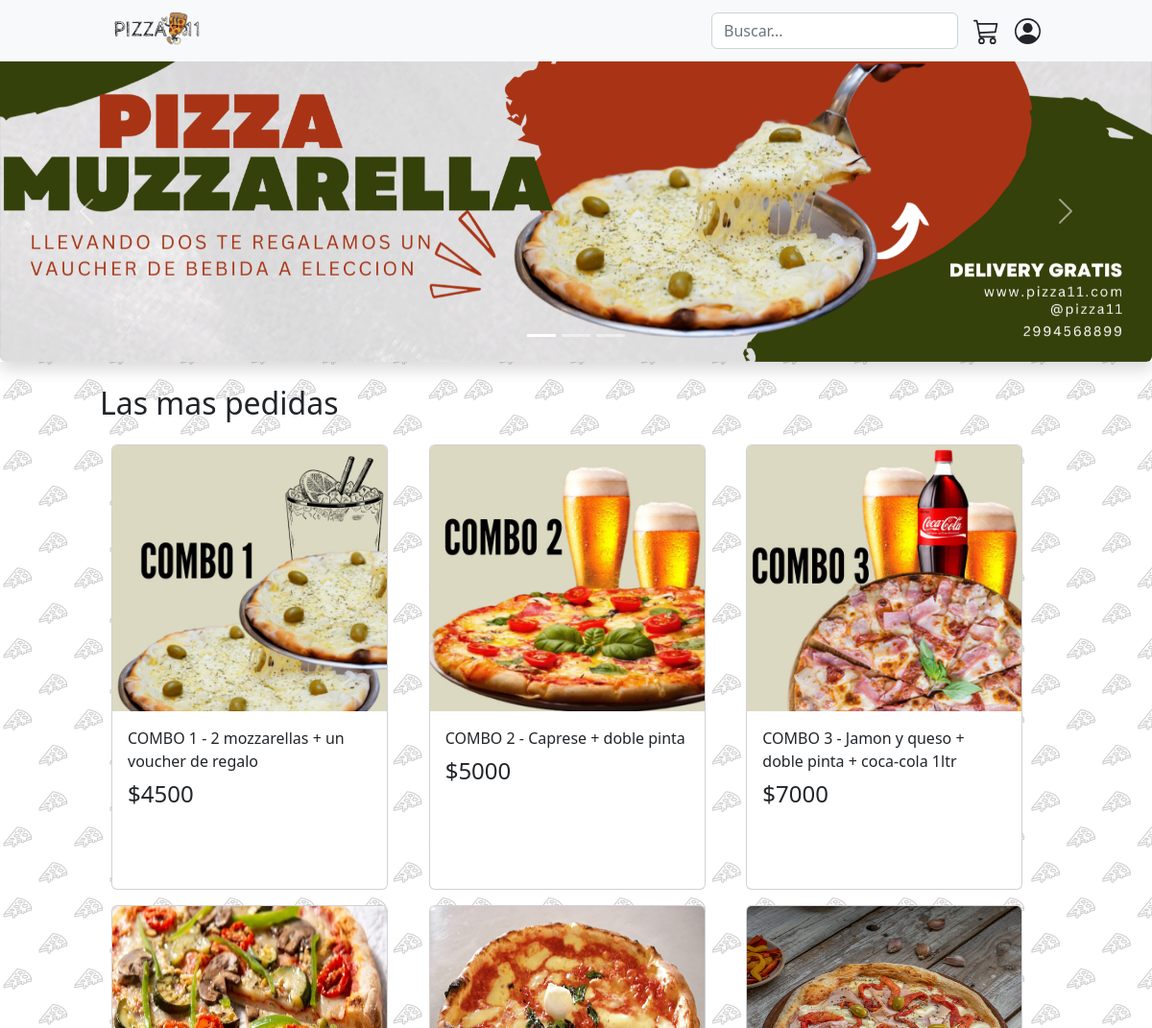
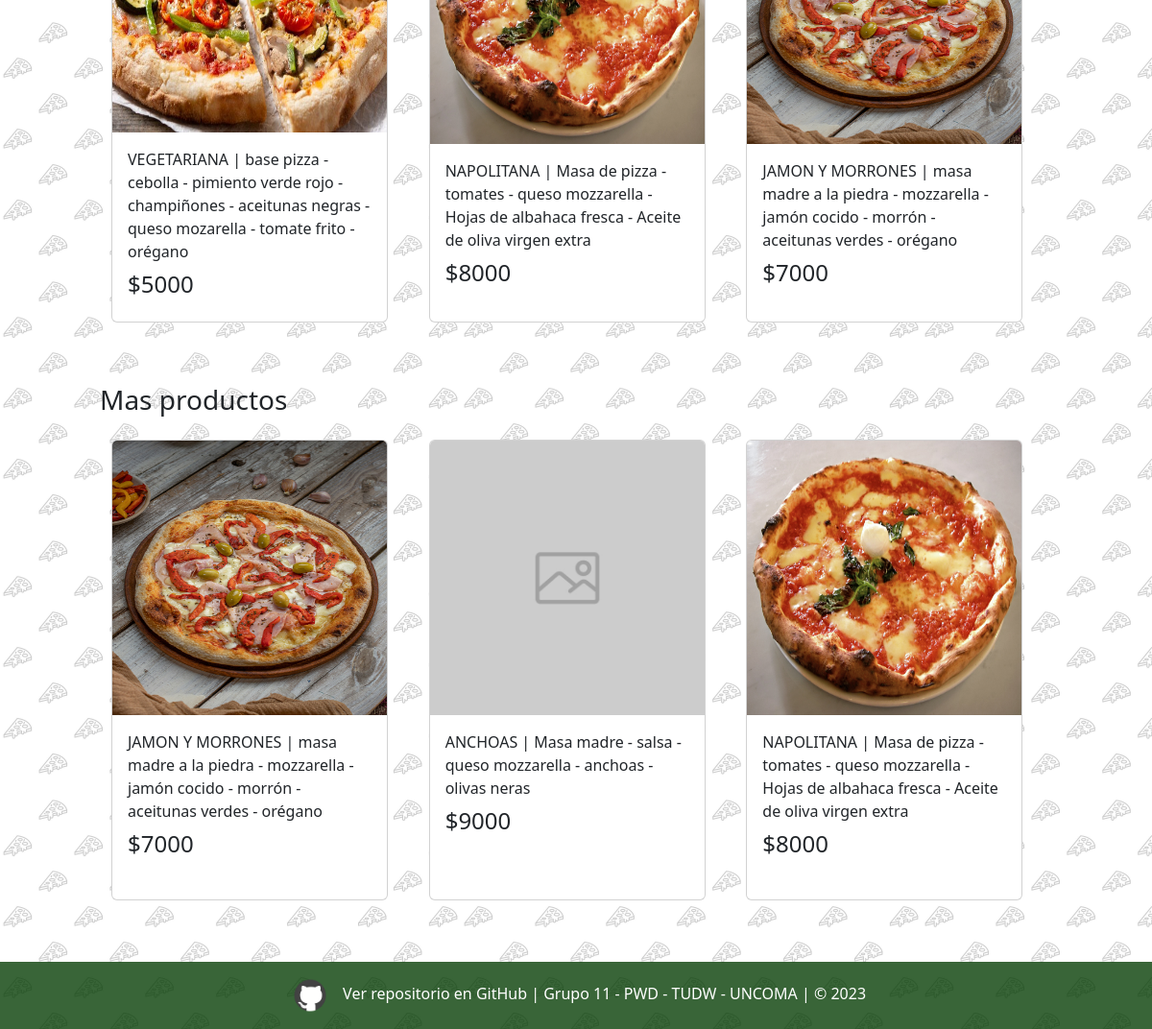
Screenshot of /Vista/Home/index.php with the database file from the repository (2 pictures, top to bottom).
### tables this page shows
CREATE TABLE `producto` (
  `idproducto` bigint(20) NOT NULL,
  `pronombre` varchar(250) NOT NULL,
  `prodetalle` varchar(512) NOT NULL,
  `procantstock` int(11) NOT NULL
);

### Modelo/Conector/BaseDatos.php (called while the page is built, shortened)
<?php
class BaseDatos extends PDO {
  	private $indice;
  	private $resultado;
    public function __construct(){
        $this->indice =0;
    }
    private function setIndice ($valor){
        $this->indice = $valor;
    }
    private function getIndice (){
        return $this->indice;
    }
    private function setResultado($valor){
        $this->resultado = $valor;
    }
    private function getResultado(){
       return $this->resultado;
    }
    public function Ejecutar($sql){
        if (stristr($sql,"select")){
            $resp =  $this->EjecutarSelect($sql);
        }
        return $resp;
    }
    private function EjecutarSelect($sql){
        $cant = -1;
        $resultado=parent::query($sql);
        if(!$resultado){
            $this->analizarDebug();
        }else {
            $arregloResult = $resultado->fetchAll();
            $cant = count($arregloResult);
        }
        return $cant;
    }
    public function Registro() {
        $filaActual = false;
        $indiceActual = $this->getIndice();
        if ($indiceActual>=0) {
            $filas = $this->getResultado();
            if($indiceActual<count($filas)){
                $filaActual =  $filas[$indiceActual];
            }else {
                $this->setIndice(-1);
            }
        }
        return $filaActual;
    }
}

### Modelo/Producto.php (called while the page is built, shortened)
<?php
class Producto extends BaseDatos{
    private $id;
    private $nombre;
    private $detalle;
    public function __construct()
    {
        $this->id = -1;
        $this->nombre = "";
        $this->detalle = "";
    }
    public function getId(){
        return $this->id;
    }
    public function setId($id){
        $this->id = $id;
    }
    public function getNombre(){
        return $this->nombre;
    }
    public function setNombre($nombre){
        $this->nombre = $nombre;
    }
    public function getDetalle(){
        return $this->detalle;
    }
    public function setDetalle($detalle){
        $this->detalle = $detalle;
    }
    public function listar($condicion = ""){
        $arreglo = null;
        $consulta = "SELECT * FROM producto";
        if($condicion != ""){
            $consulta .= " WHERE " . $condicion;
        }
        if($this->Iniciar()){
            if($this->Ejecutar($consulta)){
                $arreglo = [];
                while($fila = $this->Registro()){
                    $objProducto = new Producto();
                    $objProducto->cargar(
                        $fila["idproducto"],
                        $fila["pronombre"],
                        $fila["prodetalle"],
                        $fila["procantstock"]
                    );
                    array_push($arreglo, $objProducto);
                }
            }else{$this->setMensajeOperacion("producto->listar: ".$this->getError());}
        }else{$this->setMensajeOperacion("producto->listar: ".$this->getError());}
        return $arreglo;
    }
}
?>

### Control/AbmProducto.php (called while the page is built, shortened)
<?php
class AbmProducto{
    public function buscar($param){
        $where = " true ";
        $obj = new Producto();
        $arreglo = $obj->listar($where);
        return $arreglo;
    }
  }
?>

### Vista/Home/index.php (the view, shortened to what this page needs)
<?php
include_once "../Estructura/headerInseguro.php";
$objC = new AbmProducto();
$colecProductos = $objC->buscar(null);
$destacados = array_rand($colecProductos, 6);
$colecRecientes = array();
$colecRecientes[] = $colecProductos[count($colecProductos) - 1];
$colecRecientes[] = $colecProductos[count($colecProductos) - 2];
$colecRecientes[] = $colecProductos[count($colecProductos) - 3];
?>
<main class="col-12 mx-auto">
    <div id="carouselExampleIndicators" class="carousel slide mx-auto shadow" data-bs-ride="carousel" style="max-width:1400px;">
        <div class="carousel-indicators">
            <button type="button" data-bs-target="#carouselExampleIndicators" data-bs-slide-to="0" class="active" aria-current="true" aria-label="Slide 1"></button>
            <button type="button" data-bs-target="#carouselExampleIndicators" data-bs-slide-to="1" aria-label="Slide 2"></button>
            <button type="button" data-bs-target="#carouselExampleIndicators" data-bs-slide-to="2" aria-label="Slide 3"></button>
        </div>
        <div class="carousel-inner  rounded-bottom">
            <div class="carousel-item active" data-bs-interval="5000">
                <img src="../img/1.png" class="d-block w-100" alt="">
            </div>
        </div>
        <button class="carousel-control-prev" type="button" data-bs-target="#carouselExampleIndicators" data-bs-slide="prev">
            <span class="carousel-control-prev-icon" aria-hidden="true"></span>
        </button>
        <button class="carousel-control-next" type="button" data-bs-target="#carouselExampleIndicators" data-bs-slide="next">
            <span class="carousel-control-next-icon" aria-hidden="true"></span>
        </button>
    </div>
    <div class="max col-12 mx-auto my-4">
        <h2 class="mb-4">Las mas pedidas</h2>
        <div class="row col-12 mb-5 mx-auto">
            <?php
            foreach ($destacados as $productoKey) {
                $imagen = "../../Control/img_productos/". md5($colecProductos[$productoKey]->getId()) . ".jpg";
                $imagen = (file_exists($imagen)) ? $imagen : "../img/product-placeholder.jpg";
                $detalle = explode("///",$colecProductos[$productoKey]->getDetalle());
                $precio = $detalle[0];
                echo
                '<div class="col-12 col-md-4 mb-3"><a class="text-dark text-decoration-none" href="../Producto/index.php?id='. $colecProductos[$productoKey]->getId() .'">
                <div class="card" style="width: 18rem;height: 29rem">
                    <img src="'. $imagen .'" class="card-img-top" alt="' . $colecProductos[$productoKey]->getNombre() . '" style="width: 100%; height: 60%;">
                    <div class="card-body">
                        <p class="card-title">' . $colecProductos[$productoKey]->getNombre() . '</p>
                        <h4>$'.$precio.'</h4>
                    </div>
                </div></a>
                </div>';
            }
            ?>
        </div>
        <h3 class="mb-4">Mas productos</h3>
        <div class="row col-12 mb-5 mx-auto">
            <?php
            foreach ($colecRecientes as $producto) {
                $imagen = "../../Control/img_productos/". md5($producto->getId()) . ".jpg";
                $imagen = (file_exists($imagen)) ? $imagen : "../img/product-placeholder.jpg";
                $detalle = explode("///",$producto->getDetalle());
                $precio = $detalle[0];
                echo
                '<div class="col-12 col-md-4 mb-3"><a class="text-dark text-decoration-none" href="../Producto/index.php?id='. $producto->getId() .'">
                <div class="card" style="width: 18rem;height:30rem">
                    <img src="'.$imagen.'" class="card-img-top" alt="' . $producto->getNombre() . '" style="width: 100%; height: 60%;">
                    <div class="card-body">
                        <p class="card-title">' . $producto->getNombre() . '</p>
                        <h4>$'.$precio.'</h4>
                    </div>
                </div></a>
                </div>';
            }
            ?>
        </div>
    </div>
</main>
<?php
include_once "../Estructura/footer.php";
?>

### Vista/css/style.css (style rules this page uses)
.max { max-width: 992px; }
body { background-image: url(../img/patron.jpg); background-size: 40%; }

### rows the page displays
producto: shows a picture, pronombre "COMBO 1 - 2 mozzarellas + un voucher de regalo", prodetalle "4500"
producto: shows a picture, pronombre "COMBO 2 - Caprese + doble pinta", prodetalle "5000"
producto: shows a picture, pronombre "COMBO 3 - Jamon y queso + doble pinta + coca-cola 1ltr", prodetalle "7000"
producto: shows a picture, pronombre "VEGETARIANA | base pizza - cebolla - pimiento verde rojo - champiñones - aceitunas negras - queso mozarella - tomate frito - orégano", prodetalle "5000"
producto: shows a picture, pronombre "NAPOLITANA | Masa de pizza - tomates - queso mozzarella - Hojas de albahaca fresca - Aceite de oliva virgen extra", prodetalle "8000"
producto: shows a picture, pronombre "JAMON Y MORRONES | masa madre a la piedra - mozzarella - jamón cocido - morrón - aceitunas verdes - orégano", prodetalle "7000"
producto: shows a picture, pronombre "ANCHOAS | Masa madre - salsa - queso mozzarella - anchoas - olivas neras", prodetalle "9000"
